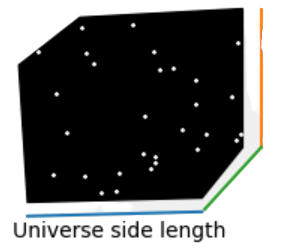

Write the Python code that produced this figure.
from PIL import Image, ImageTk
try:
    box_icon = Image.open(r"icons\box_icon.png")
except:
    import matplotlib as mpl
    import matplotlib.pyplot as plt
    import numpy as np
    import tkinter as tk
    from matplotlib.colors import to_rgba
    from itertools import product, combinations
    import mpl_toolkits.mplot3d.art3d as art3d

        
    mpl.style.use("fast")

    fig = plt.figure(figsize = (6, 6))
    bgc  = to_rgba("#F0F0F0")
    fig.patch.set_facecolor("black")
    fig.patch._alpha = 0.0
    canvas = fig.canvas
    canvas.draw()
    ax = fig.add_subplot(projection = "3d",
                         facecolor = bgc,)
    ax.view_init(19, -62)
    a = 0.96
    xl, yl, zl = (-a, a), (-a, a), (-a, a)
    ax.set(xlim=xl, ylim = yl, zlim = zl)
    ax.patch._alpha=0.0
    ax.set_position([0, 0, 1, 1])
    children = []
    for child in ax.get_children():
        if child not in (ax.w_zaxis.pane, ax.w_xaxis.pane, ax.w_yaxis.pane):
            children.append(child)
            
    for pane in (ax.w_zaxis.pane, ax.w_xaxis.pane, ax.w_yaxis.pane):
        children+=pane.get_children()

    for pane in (ax.w_zaxis, ax.w_xaxis, ax.w_yaxis):
        children+=pane.get_children()
        
    for child in children:
        try: child._visible = False
        except: None
    ax.grid(False)

    for pane in (ax.w_zaxis.pane, ax.w_xaxis.pane, ax.w_yaxis.pane):
        pane._facecolor = (0., 0., 0., 1.)
        pane._alpha = 1


    #Now making cube and stars
    r = [-1, 1]
    lines = []
    for s, e in combinations(np.array(list(product(r, r, r))), 2):
        if np.sum(np.abs(s-e)) == r[1]-r[0]:
            line,=ax.plot(*zip(s, e), color="white", alpha = 0.8,
                          zorder=3)
            lines.append(line)

    x, y, z = np.random.rand(3, 100)
    cstring = ("blue ""red "+"white "*10).split()
    cstring = [np.random.choice(cstring) for i in range(100)]
    x[::3]*=-1; y[::2]*=-1; z[::4]*=-1
    for i in range(100):
        line, = ax.plot([x[i]], [y[i]], [z[i]], marker = "*",
                        markersize=np.random.rand()*9,
                        color=cstring[i], alpha=0.95,
                        zorder=2)
        lines.append(line)
        
                        

    lines.append(ax.plot([-1, 1.2],[-1.2, -1.2],[-1, -1], lw=2, color="blue",
            )[0])
    lines.append(ax.plot([1.2, 1.2],[-1.2, 1],[-1, -1], lw=2, color="green",
            )[0])
    lines.append(ax.plot([1.2, 1.2],[1, 1],[-1, 1], lw=2, color="red",
            )[0])


    #Now we make a small solar system
    sunline, = ax.plot(*[[0], [0], [0]], markersize=19, color="yellow",
                      marker="o",zorder=2, alpha=1.)
    lines.append(sunline)

    t = np.linspace(0, 2*3.1415, 100)
    r1 = 0.45
    r2 = 0.55
    r3 = 0.65
    r4 = 0.75
    x = np.cos(t)
    y = np.sin(t)
    z = np.zeros(len(t))

    for r in (r1, r2, r3, r4):
        line, = ax.plot(x*r, y*r, z, lw=2.5, color="cornflowerblue",
                        zorder=-2)
        lines.append(line)
        linepos = np.array(list(zip(x*r, y*r, z)))[np.random.randint(0,len(x))].reshape((3, 1))
        line, = ax.plot(*linepos, marker="o",
                       markersize=np.random.choice([d+4 for d in range(5)]),
                        zorder=2,
                        )
        lines.append(line)


    t=ax.text(-1.4, -1, -1.87, "Universe side length", "x",
            fontdict={"color":"black",
                      "fontfamily":"Consolas",
                      "fontsize":"23",
                      "stretch": "ultra-expanded",
                      "weight":"800"}, )

    flag = True
    flag2 = False
    def rotation_(event):
        t.remove()
        global flag
        global flag2
        i=0
        if flag2:
            flag = False
        flag2 = True
        
        while flag:
            i+=1
            ax.view_init(20, i)
            canvas.draw()
            canvas.flush_events()

    canvas.mpl_connect("button_press_event", rotation_) if __name__ == "__main__" else None
        
        

    canvas.draw()
    #t.remove() if __name__ == "__main__" else None
    plt.show() if __name__ == "__main__" else None
    size=2000,2000
    a = fig.canvas.tostring_argb()
    a=np.frombuffer(
        fig.canvas.tostring_argb(),
        dtype = np.uint8).reshape(*canvas.get_width_height(), 4)
    plt.close("all")
    img  = Image.fromarray(a)
    a,r,g,b = img.split()
    img = Image.merge('RGBA', (r,g,b,a)).resize(size)
    box_icon = img.copy()
    box_icon.save(r"icons\box_icon.png", "PNG")
    #box_icon.show() if __name__ == "__main__" else None

